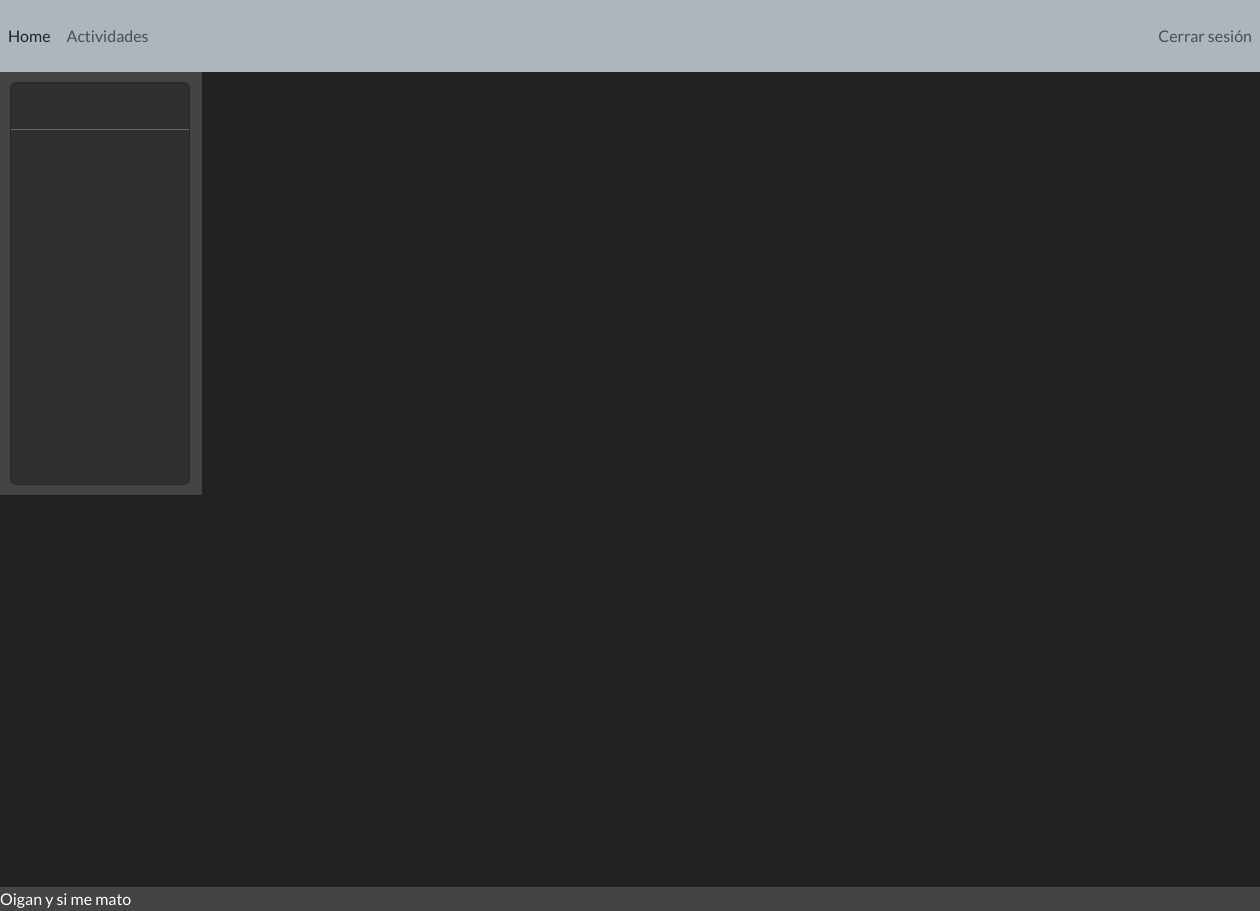
The page /vista/menu_actividades.php on the database as committed earlier.
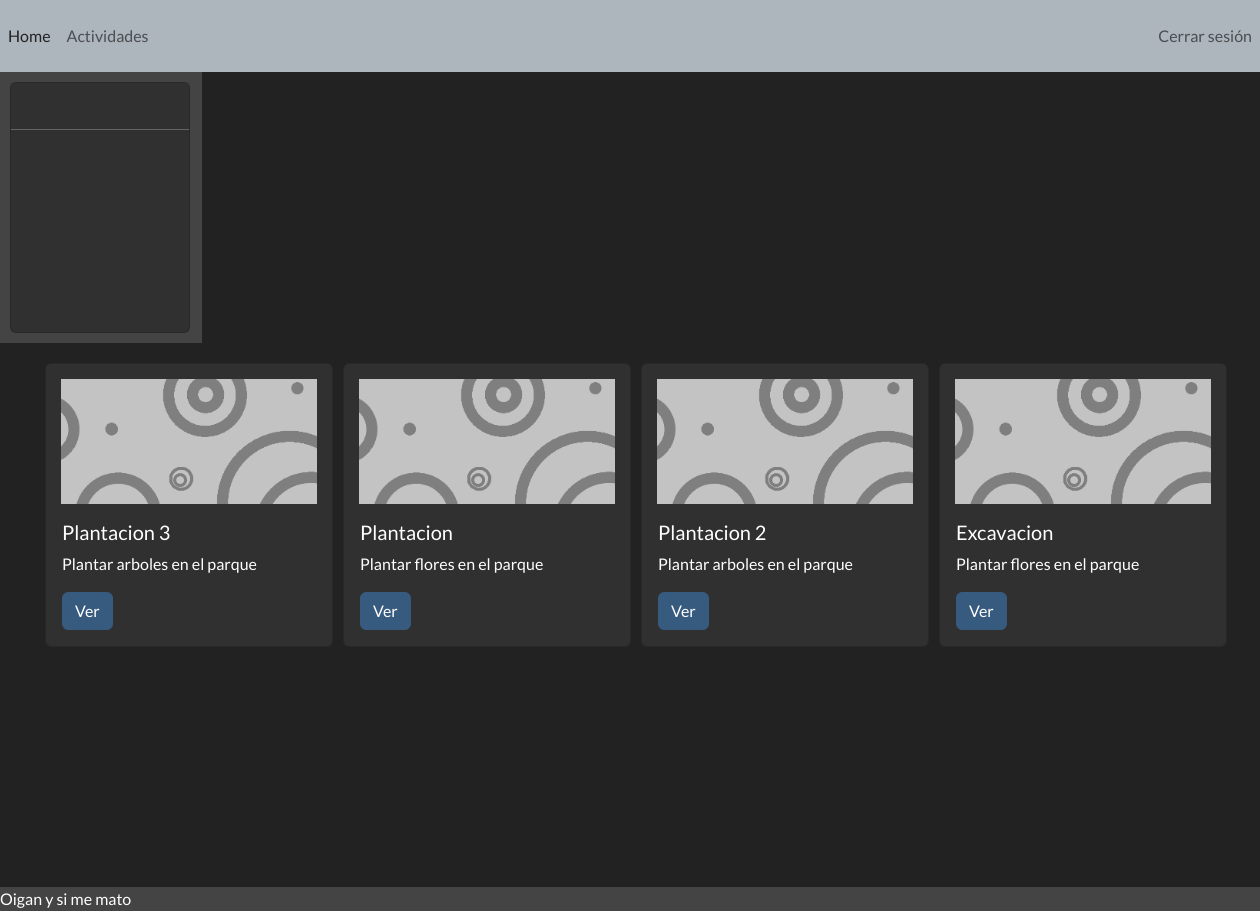
The same page on the database as committed later.
### tables this page shows
CREATE TABLE IF NOT EXISTS `actividades` (
  `act_codigo` varchar(50) NOT NULL DEFAULT '',
  `nombre` varchar(100) NOT NULL DEFAULT '',
  `descripcion` varchar(50) NOT NULL DEFAULT '',
  `act_img` varchar(100) NOT NULL DEFAULT '../imagen/act_imgs/default.png',
  `creador_id` varchar(50) NOT NULL DEFAULT '',
  `inicia_en` datetime NOT NULL,
  `termina_en` datetime NOT NULL,
  `ubicacion` varchar(50) NOT NULL DEFAULT '',
  `ac_activo` tinyint(4) NOT NULL DEFAULT 1,
  PRIMARY KEY (`act_codigo`),
  KEY `FK_creador_usuario` (`creador_id`),
  CONSTRAINT `FK_creador_usuario` FOREIGN KEY (`creador_id`) REFERENCES `usuarios` (`username`) ON DELETE NO ACTION ON UPDATE NO ACTION
);

### vista/menu_actividades.php (the view, shortened to what this page needs)
<?php
include("../controlador/conectarBD.php");
$SELsql = "SELECT * FROM actividades";
$statement = $conn->prepare($SELsql);
$statement->execute();
$listaActs = $statement->fetchAll(PDO::FETCH_ASSOC);
?>
<!DOCTYPE html>
<html lang="en" style="overflow-x: hidden; width:100%;">
<head>
    <link rel="stylesheet" href="../css/bootstrap.min.css">
    <link rel="stylesheet" href="https://cdnjs.cloudflare.com/ajax/libs/font-awesome/4.7.0/css/font-awesome.min.css">
</head>
<body>
    <nav class="navbar navbar-expand navbar-light bg-light justify-content-between">
        <div class="nav navbar-nav">
          <a class="nav-item nav-link active" href="#">Home <span class="sr-only">(current)</span></a>
          <a class="nav-item nav-link" href="#">Actividades</a>
        </div>
        <div class="nav navbar-nav">
          <a class="nav-item nav-link" href="#">Cerrar sesión</a>
        </div>
    </nav>
    <div class="content-wrapper container-fluid p-0">
        <div class="row no-gutters" style="min-height: 100vh;">
            <div class="col-2 sidebar d-flex flex-column bg-secondary" style="max-width: 300px;">
                <div class="card" style="min-height: calc(100% - 20px); margin-left:10px; margin-top:10px; margin-bottom:10px;">
                    <hr>
                </div>
            </div>
            <div class="col-lg-9 container" style="width:1217px;margin:20px; margin-left:45px;">
                <div style="display:flex; justify-content:start; flex-wrap:wrap;">
                <?php
                    foreach($listaActs as $actvs){
                        echo ('
                            <div style="margin-right:10px;margin-bottom:20px;">
                                <div class="card" style="width: 18rem;">
                                    <div style="height:125px;width:auto;overflow:hidden;margin-left:15px;margin-right:15px;margin-top:15px;">
                                    <img src="' . $actvs['act_img'] . '" style="display:block; margin-left:auto; margin-right:auto; width:100%;">
                                    </div>
                                    <div class="card-body">
                                        <h5 class="card-title">' . $actvs['nombre'] . '</h5>
                                        <p class="card-text">' . $actvs['descripcion'] . '</p>
                                        <a href="hamburguesa.php?actcod=' . $actvs['act_codigo'] . '" class="btn btn-primary">Ver</a>
                                    </div>
                                </div>
                            </div>
                        ');}
                    ?>
                </div>
            </div>
        </div>
    </div>
</body>
<footer class="bg-secondary">
    <div style="margin-top: 15px;">
        Oigan y si me mato
    </div>
</footer>
</html>

Rows that differ between the two databases and show on the page:
added actividades: act_img (placeholder picture), nombre "Plantacion 3", descripcion "Plantar arboles en el parque"
added actividades: act_img (placeholder picture), nombre "Plantacion", descripcion "Plantar flores en el parque"
added actividades: act_img (placeholder picture), nombre "Plantacion 2", descripcion "Plantar arboles en el parque"
added actividades: act_img (placeholder picture), nombre "Excavacion", descripcion "Plantar flores en el parque"
